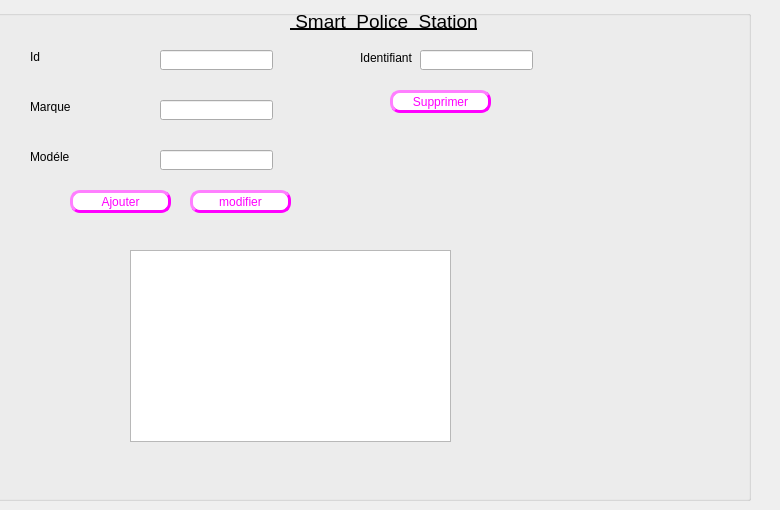
     <widget class="QWidget" name="mission">
      <attribute name="title">
       <string>VEHICULE</string>
      </attribute>
      <widget class="QGroupBox" name="groupBox_3">
       <property name="geometry">
        <rect>
         <x>-20</x>
         <y>10</y>
         <width>771</width>
         <height>491</height>
        </rect>
       </property>
       <property name="title">
        <string/>
       </property>
       <widget class="QPushButton" name="pb_ajouter_2">
        <property name="geometry">
         <rect>
          <x>90</x>
          <y>180</y>
          <width>101</width>
          <height>23</height>
         </rect>
        </property>
        <property name="styleSheet">
         <string notr="true">background-color:white; 
color: rgb(255, 0, 255);
border-style:outset ; 
border-width:3px ; 
border-radius:10px;</string>
        </property>
        <property name="text">
         <string>Ajouter</string>
        </property>
       </widget>
       <widget class="QLabel" name="label_40">
        <property name="geometry">
         <rect>
          <x>50</x>
          <y>40</y>
          <width>47</width>
          <height>13</height>
         </rect>
        </property>
        <property name="text">
         <string>Id</string>
        </property>
       </widget>
       <widget class="QLabel" name="label_41">
        <property name="geometry">
         <rect>
          <x>50</x>
          <y>90</y>
          <width>47</width>
          <height>13</height>
         </rect>
        </property>
        <property name="text">
         <string>Marque</string>
        </property>
       </widget>
       <widget class="QLabel" name="label_42">
        <property name="geometry">
         <rect>
          <x>50</x>
          <y>140</y>
          <width>47</width>
          <height>13</height>
         </rect>
        </property>
        <property name="text">
         <string>Modéle</string>
        </property>
       </widget>
       <widget class="QPushButton" name="pb_supprimer_2">
        <property name="geometry">
         <rect>
          <x>410</x>
          <y>80</y>
          <width>101</width>
          <height>23</height>
         </rect>
        </property>
        <property name="styleSheet">
         <string notr="true">background-color:white; 
color: rgb(255, 0, 255);
border-style:outset ; 
border-width:3px ; 
border-radius:10px;</string>
        </property>
        <property name="text">
         <string>Supprimer</string>
        </property>
       </widget>
       <widget class="QLineEdit" name="le_id_2">
        <property name="geometry">
         <rect>
          <x>180</x>
          <y>40</y>
          <width>113</width>
          <height>20</height>
         </rect>
        </property>
       </widget>
       <widget class="QLineEdit" name="le_nom_2">
        <property name="geometry">
         <rect>
          <x>180</x>
          <y>90</y>
          <width>113</width>
          <height>20</height>
         </rect>
        </property>
       </widget>
       <widget class="QLineEdit" name="le_prenom">
        <property name="geometry">
         <rect>
          <x>180</x>
          <y>140</y>
          <width>113</width>
          <height>20</height>
         </rect>
        </property>
       </widget>
       <widget class="QTableView" name="tab_vehicule">
        <property name="geometry">
         <rect>
          <x>150</x>
          <y>240</y>
          <width>321</width>
          <height>192</height>
         </rect>
        </property>
       </widget>
       <widget class="QLabel" name="label_43">
        <property name="geometry">
         <rect>
          <x>380</x>
          <y>40</y>
          <width>61</width>
          <height>16</height>
         </rect>
        </property>
        <property name="text">
         <string>Identifiant</string>
        </property>
       </widget>
       <widget class="QLineEdit" name="le_id_supp">
        <property name="geometry">
         <rect>
          <x>440</x>
          <y>40</y>
          <width>113</width>
          <height>20</height>
         </rect>
        </property>
       </widget>
       <widget class="QPushButton" name="modifier_vehicule">
        <property name="geometry">
         <rect>
          <x>210</x>
          <y>180</y>
          <width>101</width>
          <height>23</height>
         </rect>
        </property>
        <property name="styleSheet">
         <string notr="true">background-color:white; 
color: rgb(255, 0, 255);
border-style:outset ; 
border-width:3px ; 
border-radius:10px;</string>
        </property>
        <property name="text">
         <string>modifier</string>
        </property>
       </widget>
       <widget class="QLabel" name="text">
        <property name="geometry">
         <rect>
          <x>310</x>
          <y>0</y>
          <width>231</width>
          <height>22</height>
         </rect>
        </property>
        <property name="sizePolicy">
         <sizepolicy hsizetype="Preferred" vsizetype="Maximum">
          <horstretch>0</horstretch>
          <verstretch>0</verstretch>
         </sizepolicy>
        </property>
        <property name="font">
         <font>
          <family>Arial</family>
          <pointsize>14</pointsize>
          <weight>50</weight>
          <bold>false</bold>
          <underline>true</underline>
         </font>
        </property>
        <property name="text">
         <string> Smart  Police  Station</string>
        </property>
        <property name="textFormat">
         <enum>Qt::PlainText</enum>
        </property>
       </widget>
       <widget class="QLabel" name="label_44">
        <property name="geometry">
         <rect>
          <x>0</x>
          <y>0</y>
          <width>1041</width>
          <height>491</height>
         </rect>
        </property>
        <property name="text">
         <string/>
        </property>
        <property name="pixmap">
         <pixmap>../../Integration/integration/ifinal/ranger-4df6c1b6.png</pixmap>
        </property>
       </widget>
       <zorder>label_44</zorder>
       <zorder>pb_ajouter_2</zorder>
       <zorder>label_40</zorder>
       <zorder>label_41</zorder>
       <zorder>label_42</zorder>
       <zorder>pb_supprimer_2</zorder>
       <zorder>le_id_2</zorder>
       <zorder>le_nom_2</zorder>
       <zorder>le_prenom</zorder>
       <zorder>tab_vehicule</zorder>
       <zorder>label_43</zorder>
       <zorder>le_id_supp</zorder>
       <zorder>modifier_vehicule</zorder>
       <zorder>text</zorder>
      </widget>
     </widget>
